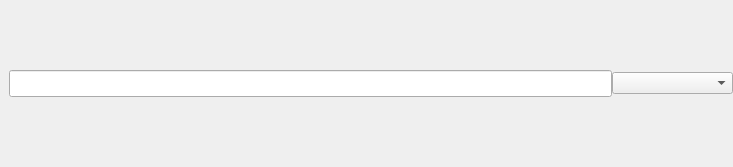
<?xml version="1.0" encoding="UTF-8"?>
<ui version="4.0">
 <class>CustomSearchLineClass</class>
 <widget class="QWidget" name="CustomSearchLineClass">
  <property name="geometry">
   <rect>
    <x>0</x>
    <y>0</y>
    <width>733</width>
    <height>167</height>
   </rect>
  </property>
  <property name="windowTitle">
   <string>CustomSearchLine</string>
  </property>
  <layout class="QVBoxLayout" name="verticalLayout">
   <property name="spacing">
    <number>0</number>
   </property>
   <property name="leftMargin">
    <number>0</number>
   </property>
   <property name="topMargin">
    <number>0</number>
   </property>
   <property name="rightMargin">
    <number>0</number>
   </property>
   <property name="bottomMargin">
    <number>0</number>
   </property>
   <item>
    <layout class="QHBoxLayout" name="horizontalLayout" stretch="0,5,1">
     <property name="spacing">
      <number>0</number>
     </property>
     <property name="leftMargin">
      <number>0</number>
     </property>
     <property name="topMargin">
      <number>0</number>
     </property>
     <property name="rightMargin">
      <number>0</number>
     </property>
     <property name="bottomMargin">
      <number>0</number>
     </property>
     <item>
      <widget class="QLabel" name="label">
       <property name="font">
        <font>
         <pointsize>12</pointsize>
        </font>
       </property>
       <property name="text">
        <string/>
       </property>
      </widget>
     </item>
     <item>
      <widget class="QLineEdit" name="lineEdit">
       <property name="font">
        <font>
         <pointsize>12</pointsize>
        </font>
       </property>
      </widget>
     </item>
     <item>
      <widget class="QComboBox" name="comboBox"/>
     </item>
    </layout>
   </item>
  </layout>
 </widget>
 <layoutdefault spacing="6" margin="11"/>
 <resources/>
 <connections/>
</ui>
